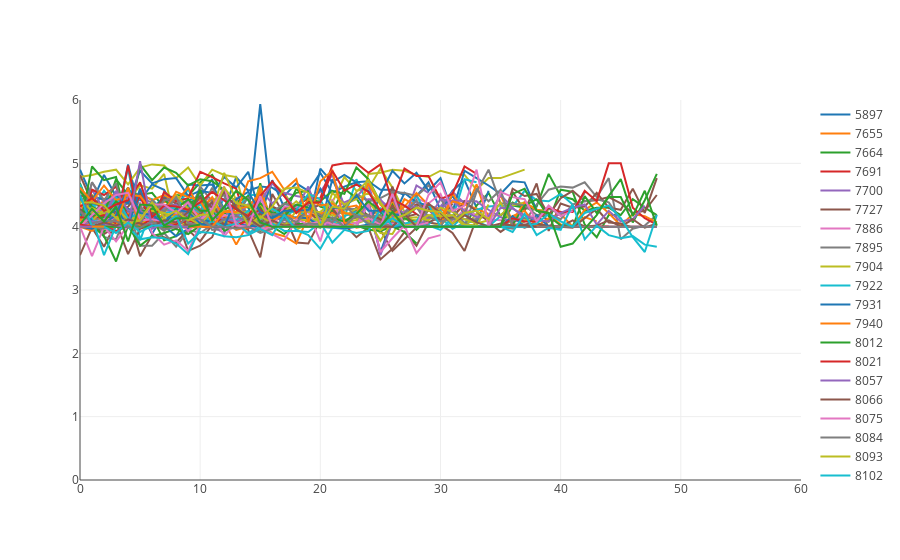

The code cell stored with this chart in its notebook:
### Code cell
data = []
for class_id in sorted(df_e.id_class.unique()):
    trace = trace_avg_emotion(df_e,class_id,'student')
    if trace:
        data.append(trace)
        
layout = go.Layout(
    hovermode='closest',
    xaxis={'range':[0,60]},
    yaxis={'range':[0,6]}
)
figure=go.Figure(data=data,layout=layout)
pyo.iplot(figure)
